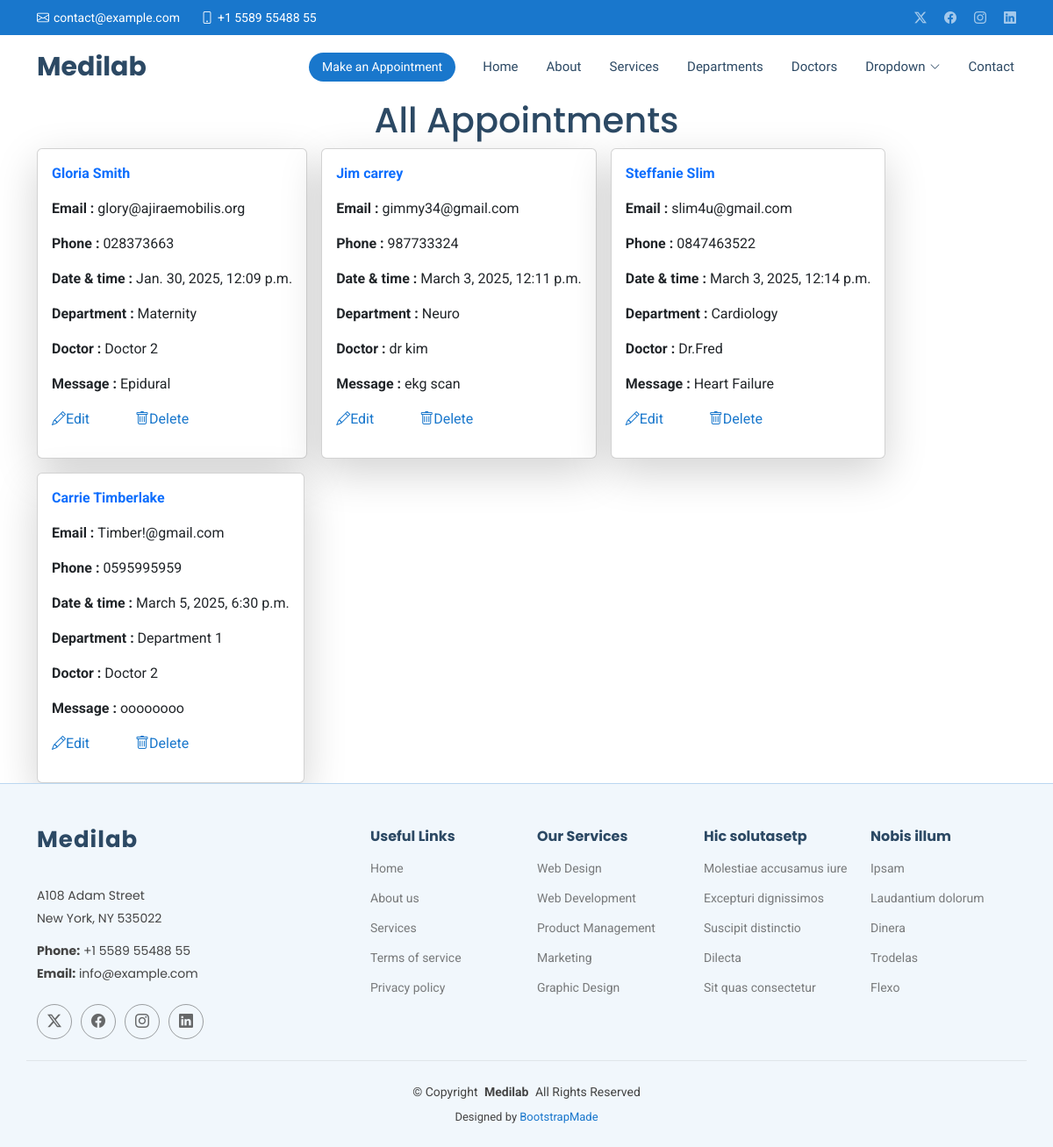
Page /show/ on the committed database.
### mediapp/models.py (models this page shows, shortened)
class Appointment1(models.Model):
    name = models.CharField(max_length=50)
    email = models.EmailField()
    phone = models.CharField(max_length=15)
    date = models.DateTimeField()
    department = models.CharField(max_length=20)
    doctor = models.CharField(max_length=20)
    message=models.TextField()

### mediapp/views.py (the view)
# urls.py: path('show/', views.show,name='show'),
def show(request):
    all = Appointment1.objects.all()
    return render(request, 'show.html', {'all':all})

### Templates/show.html (shortened to what this page needs)
{% extends 'starter-page.html' %}
{% load static %}
{% block content %}
        <h1 class="text-center">All Appointments</h1>
<div class="d-flex flex-wrap gap-3 container">
    {% for x in all %}
        <div class="card w-30 p-3 shadow-lg">
        <p class="text-primary fw-bold">{{ x.name }}</p>
        <p><b>Email : </b> {{ x.email }}</p>
        <p><b>Phone : </b> {{ x.phone }}</p>
        <p><b>Date & time : </b> {{ x.date }}</p>
        <p><b>Department : </b> {{ x.department }}</p>
        <p><b>Doctor : </b> {{ x.doctor }}</p>
        <p><b>Message : </b> {{ x.message }}</p>
        <p>
            <a href="" class=" me-5">
                <i class="bi bi-pencil"></i>Edit
            </a>
            <a href="/delete/{{ x.id }}">
                <i class="bi bi-trash"></i>Delete
            </a>
        </p>
        </div>
    {% endfor %}
</div>
{% endblock %}

### Static/assets/css/main.css (style rules this page uses)
:root { --default-font: "Roboto", system-ui, -apple-system, "Segoe UI", Roboto, "Helvetica Neue", Arial, "Noto Sans", "Liberation Sans", sans-serif, "Apple Color Emoji", "Segoe UI Emoji", "Segoe UI Symbol", "Noto Color Emoji"; --heading-font: "Poppins", sans-serif; --nav-font: "Raleway", sans-serif; }
:root { --background-color: #ffffff; --default-color: #444444; --heading-color: #2c4964; --accent-color: #1977cc; --surface-color: #ffffff; --contrast-color: #ffffff; }
:root { --nav-color: #2c4964; --nav-hover-color: #1977cc; --nav-mobile-background-color: #ffffff; --nav-dropdown-background-color: #ffffff; --nav-dropdown-color: #2c4964; --nav-dropdown-hover-color: #1977cc; }
:root { scroll-behavior: smooth; }
body { color: var(--default-color); background-color: var(--background-color); font-family: var(--default-font); }
a { color: var(--accent-color); text-decoration: none; transition: 0.3s; }
h1, h2, h3, h4, h5, h6 { color: var(--heading-color); font-family: var(--heading-font); }

### rows in the picture
Appointment1: name "Gloria Smith", email "glory@ajiraemobilis.org", phone "028373663", date "Jan. 30, 2025, 12:09 p.m.", department "Maternity", doctor "Doctor 2", message "Epidural"
Appointment1: name "Jim carrey", email "gimmy34@gmail.com", phone "987733324", date "March 3, 2025, 12:11 p.m.", department "Neuro", doctor "dr kim", message "ekg scan"
Appointment1: name "Steffanie Slim", email "slim4u@gmail.com", phone "0847463522", date "March 3, 2025, 12:14 p.m.", department "Cardiology", doctor "Dr.Fred", message "Heart Failure"
Appointment1: name "Carrie Timberlake", email "Timber!@gmail.com", phone "0595995959", date "March 5, 2025, 6:30 p.m.", department "Department 1", doctor "Doctor 2", message "oooooooo"
